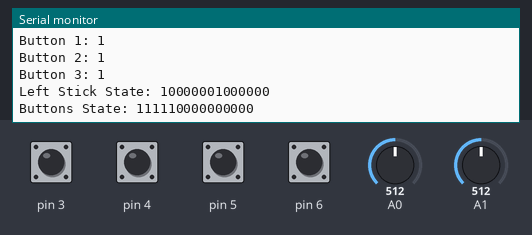
Bench run of a sketch on a simulated Arduino Uno, built with avr-gcc and run on an emulated ATmega328P. On the bench: the last lines printed to the serial monitor. Inputs (shaded band) come from the test bench; at power-on: pin 3–6 HIGH, A1 = 512, A0 = 512. No radio packets arrive unless stated.

Above: at 1.2 s.
1.3 s: A1 set to 494
At 2.3 s:
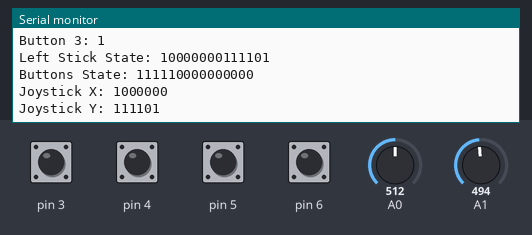
2.8 s: A0 set to 498
At 3.8 s:
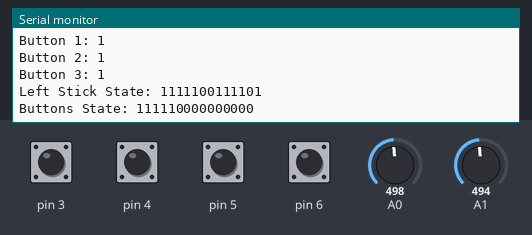
11.8 s: A1 set to 135
At 12.7 s:
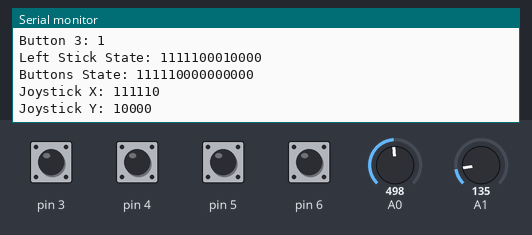
13.3 s: A1 set to 113
At 14.4 s:
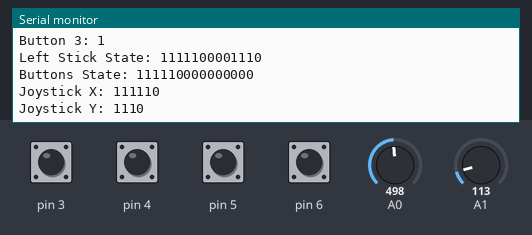
Timing chart, 0 to 16.3 s (numbered marks = the images above; inputs shaded):
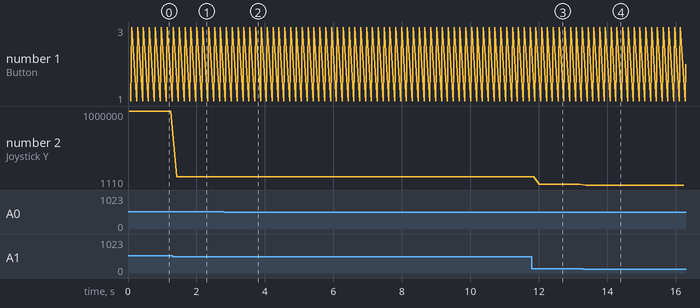

The sketch:

controller.ino
```cpp
#include <SPI.h>
#include <nRF24L01.h>
#include <RF24.h>
RF24 radio(7, 8); // CE, CSN
const byte address[6] = "00001";
void setup() {
  Serial.begin(9600);
  pinMode(3, INPUT_PULLUP);
  pinMode(4, INPUT_PULLUP);
  pinMode(5, INPUT_PULLUP);
  pinMode(6, INPUT_PULLUP);
  pinMode(A0, INPUT);
  pinMode(A1, INPUT);
  radio.begin();
  radio.openWritingPipe(address);
  radio.setPALevel(RF24_PA_MIN);
  radio.stopListening();
  Serial.println("ready");
}
int stickL=0;
int buttons=0;
void loop() {

  stickL = 0b00;
  stickL = stickL << 7;
  stickL += analogRead(A0)/8;
  stickL = stickL << 7;
  stickL += analogRead(A1)/8;

  buttons = 0b01;
  buttons = buttons << 1;
  buttons += digitalRead(6);
  buttons = buttons << 1;
  buttons += digitalRead(3);
  buttons = buttons << 1;
  buttons += digitalRead(4);
  buttons = buttons << 1;
  buttons += digitalRead(5);
  buttons = buttons << 10;
  buttons += 0b0000000000;

  Serial.print("Joystick X: ");
  Serial.println(analogRead(A0)/8, BIN);
  Serial.print("Joystick Y: ");
  Serial.println(analogRead(A1)/8, BIN);
  Serial.print("Joystick Button: ");
  Serial.println(digitalRead(6), BIN);
  Serial.print("Button 1: ");
  Serial.println(digitalRead(3), BIN);
  Serial.print("Button 2: ");
  Serial.println(digitalRead(4), BIN);
  Serial.print("Button 3: ");
  Serial.println(digitalRead(5), BIN);
  Serial.print("Left Stick State: ");
  Serial.println(stickL, BIN);
  Serial.print("Buttons State: ");
  Serial.println(buttons, BIN);

  radio.write(&stickL, sizeof(stickL));
  radio.write(&buttons, sizeof(buttons));
  //delay(1000);
}
```

Measured:
- the behaviour switches between 512 and 511 on A1 (found by bisection; images 0 and 1)
- the behaviour switches between 512 and 511 on A0 (found by bisection; images 1 and 2)
- after the input at 1.3 s, the serial monitor: prints a new line after 0.12 s (image 1)
- after the input at 2.8 s, the serial monitor: prints a new line after 0.16 s (image 2)
- after the input at 11.8 s, the serial monitor: prints a new line after 0.22 s (image 3)
- after the input at 13.3 s, the serial monitor: prints a new line after 0.07 s (image 4)
- plotted number 2: 1000000 → 111101 after the input at 1.3 s, 111101 → 10000 after the input at 11.8 s, 10000 → 1110 after the input at 13.3 s
